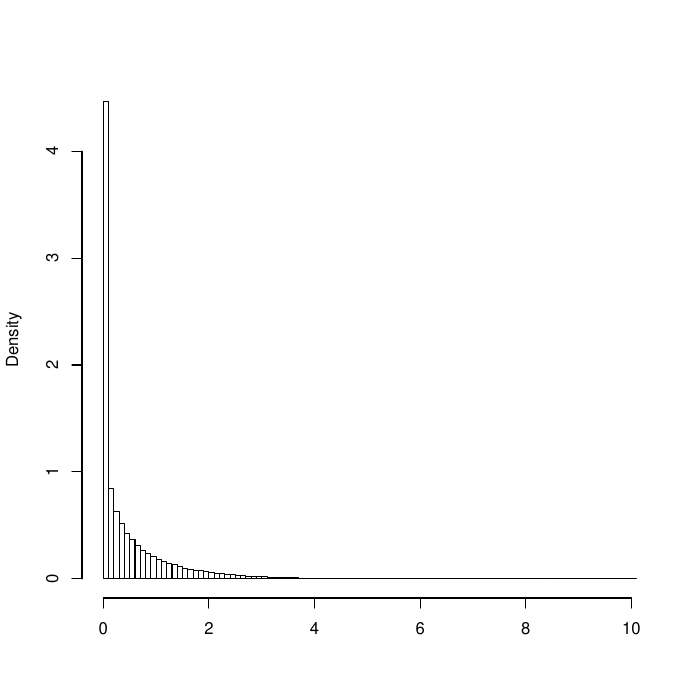

This chart was generated by the following R code:
##6/24/17

##Plot distribution of T

library(R.matlab)

rm(list=ls())


plotResult <- function(data){
  tdraws <- data$tdraws
  psi <- as.numeric(data$psi)
  
  for (i in 1:length(psi)){
    hist(tdraws[i,], breaks = 50, main = psi[i], probability = TRUE)
  }
}


###########################################################################
##Figure 2 in paper; Setting A, psi = 0.5##

setwd("~/Dropbox/research/github/CI_for_propWhoBenefit/limitDist_underNull/binary_noRes_5050")

data <- readMat("result23-Jun-2017.mat")

tdraws <- data$tdraws
psi <- as.numeric(data$psi)

setwd("~/Dropbox/research/github/CI_for_propWhoBenefit/limitDist_underNull")
pdf("Fig2.pdf")
hist(tdraws[5,], probability = TRUE, breaks = 100, xlab = "", main = "")
dev.off()

mean(tdraws[5,]<= 10^(-10))
##0.25105
